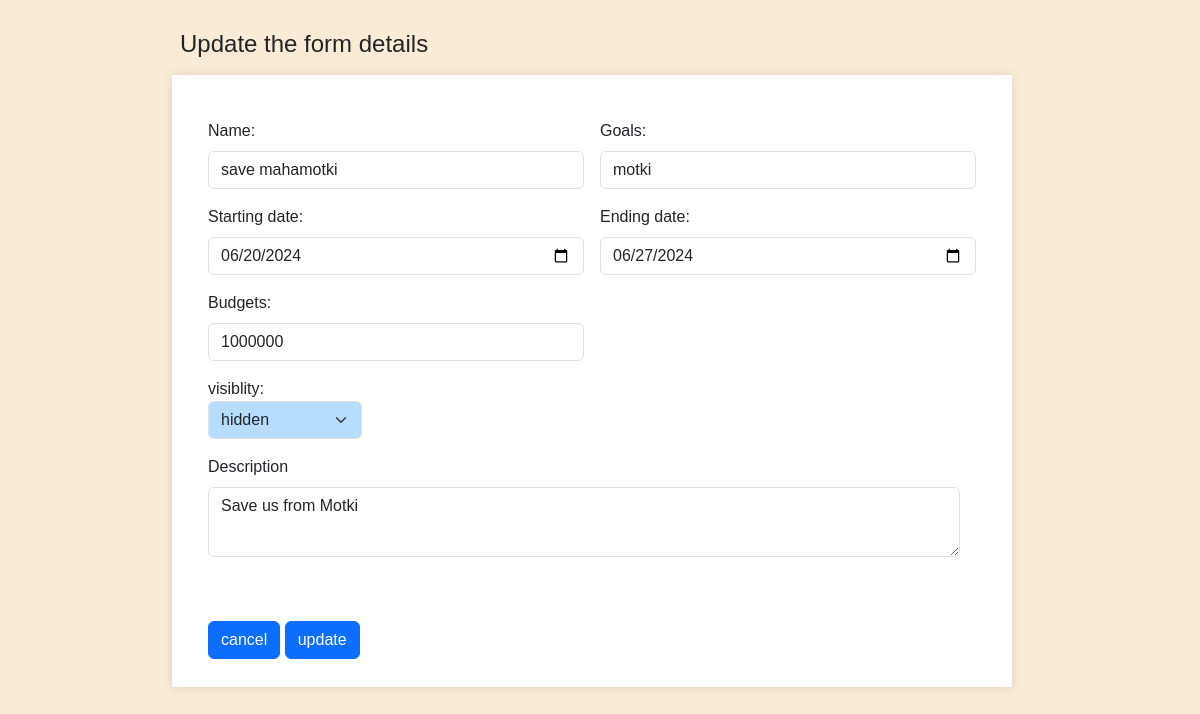
/update_camp_details/1, run on an earlier commit of the app's database.
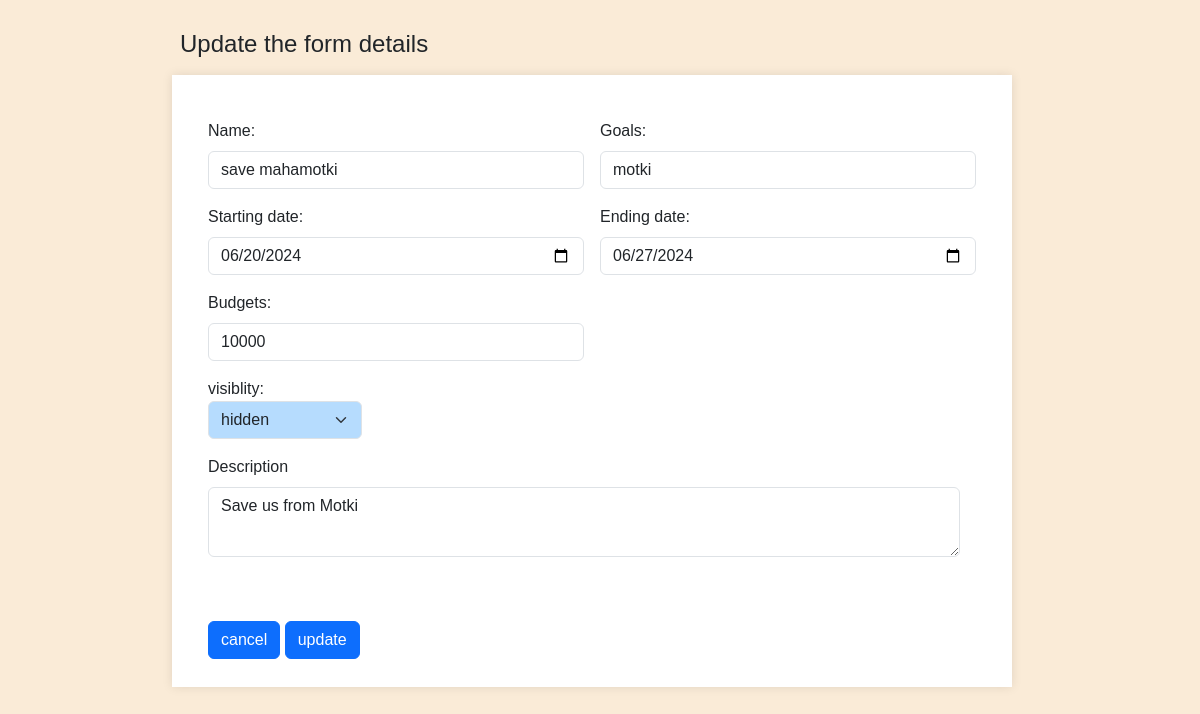
And on a later commit of the database.
### app.py (models this page shows)
class campaigns(db.Model):
    __tablename__='campaign'
    campaigns_id=db.Column(db.Integer,primary_key=True,autoincrement=True)
    sponser_id=db.Column(db.String,db.ForeignKey(Sponsers.Sponsers_id))
    name=db.Column(db.String,nullable=False)
    description=db.Column(db.String)
    start_date=db.Column(db.String)
    end_date=db.Column(db.String)
    budget=db.Column(db.Integer)
    Visibility=db.Column(db.String)
    goals=db.Column(db.String)

### app.py (the view)
@app.route("/update_camp_details/<int:campaigns_id>",methods=["GET"])
def some1(campaigns_id):
    data=db.session.query(campaigns).get(campaigns_id)
    print(data)
    return render_template("update_campdetails.html",data=data)

### templates/update_campdetails.html (shortened to what this page needs)
<!DOCTYPE html>
<html lang="en">
<head>
    <link href="https://cdn.jsdelivr.net/npm/bootstrap@5.3.3/dist/css/bootstrap.min.css" rel="stylesheet">
    <link rel="stylesheet" href="\static\style.css">
</head>
<body class="det">
     <h4>Update the form details</h4><br>
    <form class="row g-3" method="POST" action="/edit_campdetails/{{data.campaigns_id}}">
        <div class="col-md-6">
            <label for="inputCity" class="form-label">Name: </label>
            <input type="text" class="form-control" id="name" value="{{data.name}}" name="Name">
        </div><br>
        <div class="col-md-6">
            <label for="inputCity" class="form-label">Goals:</label>
            <input type="text" class="form-control" id="name" value="{{data.goals}}" name="Goals">
        </div><br>
        <div class="col-md-6">
            <label for="inputCity" class="form-label">Starting date:</label>
            <input type="date" class="form-control" id="name" value="{{data.start_date}}" name="sdate">
        </div><br>
        <div class="col-md-6">
            <label for="inputCity" class="form-label">Ending date:</label>
            <input type="date" class="form-control" id="name" value="{{data.end_date}}" name="edate">
        </div><br>
        <div class="col-md-6">
            <label for="inputCity" class="form-label">Budgets:</label>
            <input type="text" class="form-control" id="name" value="{{data.budget}}" name="budget">
        </div><br>
        <div class="dropdown">
            visiblity:
            <select name="visiblity" class="form-select" id="floatingSelect">
                <option>hidden</option>
            </select>
        </div><br>
        <div class="col-md-6 " >
            <div class="text-break">
                <label for="inputCity" class="form-label">Description</label>
                <textarea type="text" class="form-control" id="names"  name="description">{{data.description}}</textarea>
            </div>
        </div><br>
        <div class="col-12">
            <a href="/sponserhome/{{data.campaigns_id}}" class="btn btn-primary">cancel</a>
            <button type="submit" class="btn btn-primary">update</button>
        </div>
    </form>
    <br>
</body>
</html>

What changed in the data, as far as the page shows it:
changed campaigns "save mahamotki": budget "1000000" → "10000"
